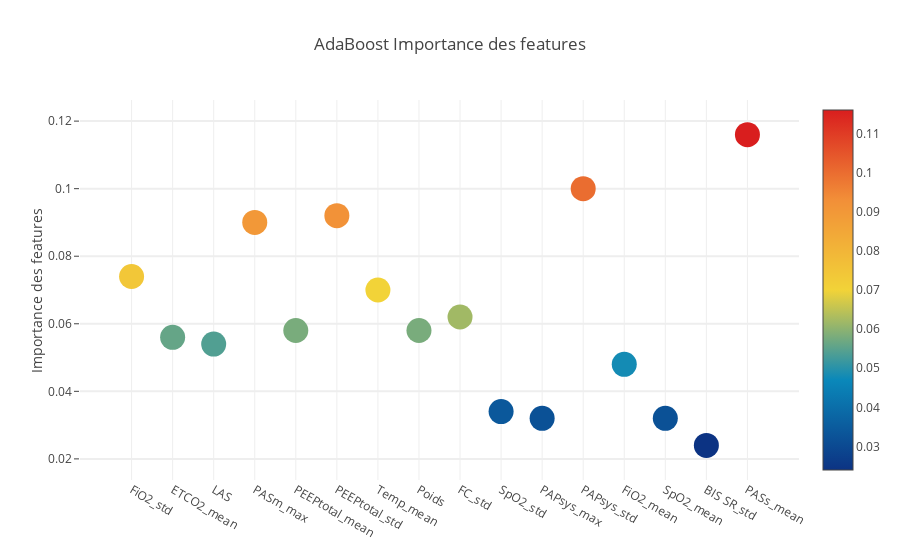

Notebook code for this chart:
### Code cell
trace = go.Scatter(
    y=feature_dataframe['AdaBoost Importance des features'].values,
    x=feature_dataframe['features'].values,
    mode='markers',
    marker=dict(
        sizemode='diameter',
        sizeref=1,
        size=25,
        color=feature_dataframe['AdaBoost Importance des features'].values,
        colorscale='Portland',
        showscale=True
    ),
    text=feature_dataframe['features'].values
)
data = [trace]

layout = go.Layout(
    autosize=True,
    title='AdaBoost Importance des features',
    hovermode='closest',
    yaxis=dict(
        title='Importance des features',
        ticklen=5,
        gridwidth=2
    ),
    showlegend=False
)
fig = go.Figure(data=data, layout=layout)
py.iplot(fig, filename='scatter2010')

### Figure 1 — Plotly figure (JSON) as saved in the notebook; plotly's stock layout.template omitted (floating-point values rounded to 4 significant figures)
{"data": [{"marker": {"color": [0.074, 0.056, 0.054, 0.09, 0.058, 0.092, 0.07, 0.058, 0.062, 0.034, 0.032, 0.1, 0.048, 0.032, 0.024, 0.116], "colorscale": "Portland", "showscale": true, "size": 25, "sizemode": "diameter", "sizeref": 1}, "mode": "markers", "text": ["FiO2_std", "ETCO2_mean", "LAS", "PASm_max", "PEEPtotal_mean", "PEEPtotal_std", "Temp_mean", "Poids", "FC_std", "SpO2_std", "PAPsys_max", "PAPsys_std", "FiO2_mean", "SpO2_mean", "BIS SR_std", "PASs_mean"], "type": "scatter", "uid": "1dc4fe57-e50c-4d63-af0c-3f13b24b0b8e", "x": ["FiO2_std", "ETCO2_mean", "LAS", "PASm_max", "PEEPtotal_mean", "PEEPtotal_std", "Temp_mean", "Poids", "FC_std", "SpO2_std", "PAPsys_max", "PAPsys_std", "FiO2_mean", "SpO2_mean", "BIS SR_std", "PASs_mean"], "y": [0.074, 0.056, 0.054, 0.09, 0.058, 0.092, 0.07, 0.058, 0.062, 0.034, 0.032, 0.1, 0.048, 0.032, 0.024, 0.116]}], "layout": {"autosize": true, "hovermode": "closest", "showlegend": false, "title": {"text": "AdaBoost Importance des features"}, "yaxis": {"gridwidth": 2, "ticklen": 5, "title": {"text": "Importance des features"}}}}
